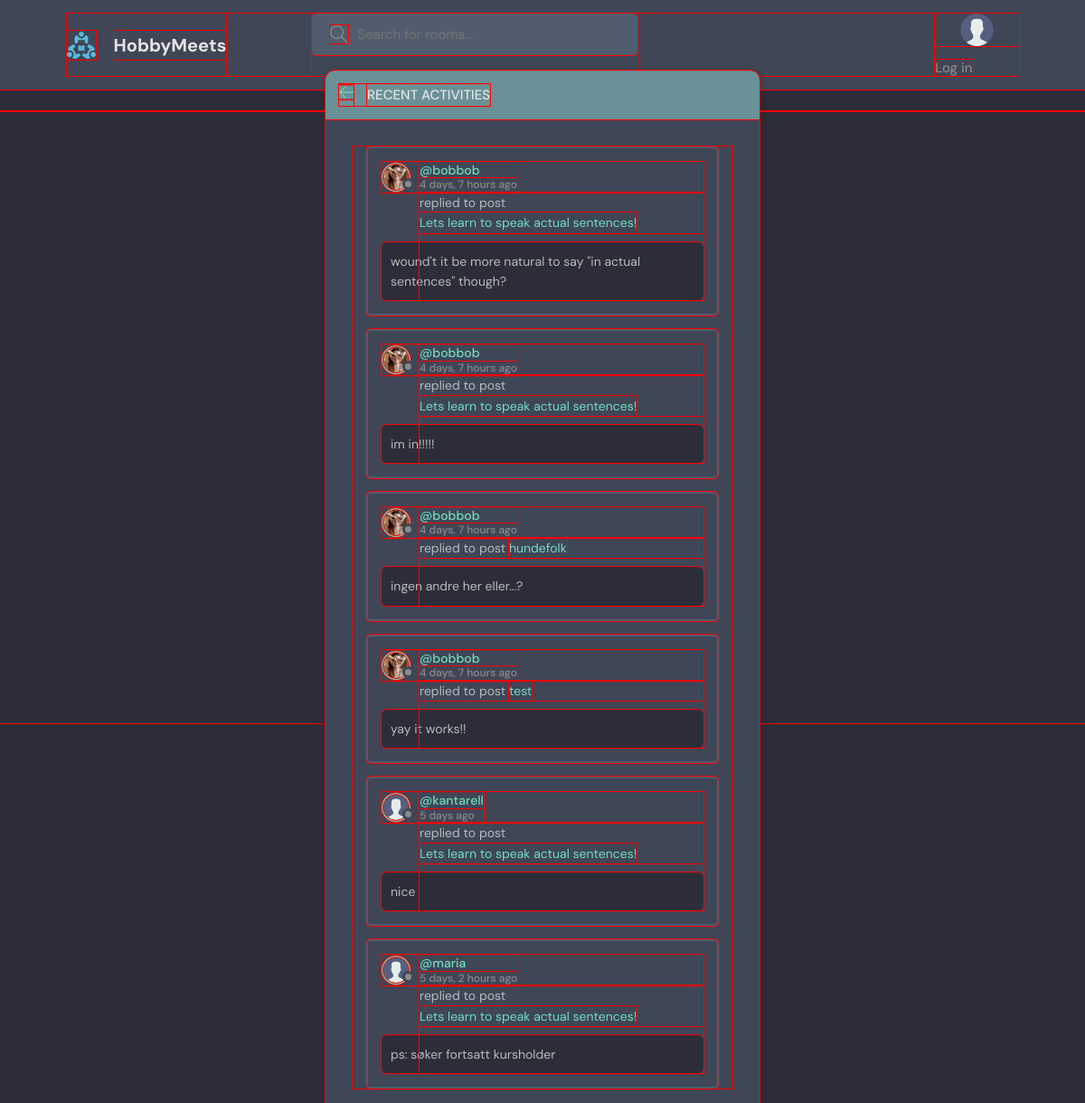
/activity/, run on an earlier commit of the app's database.
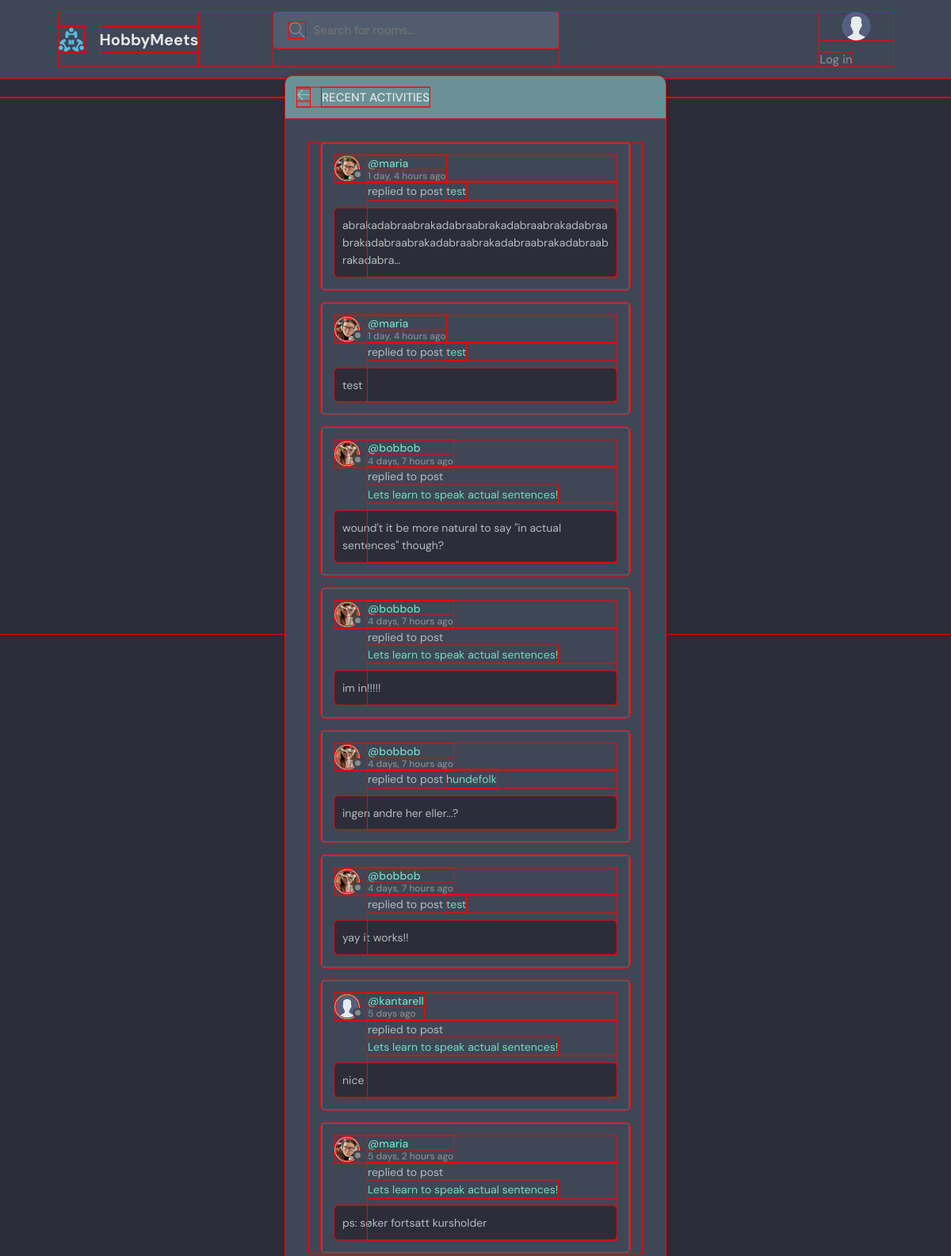
And on a later commit of the database.
### base/models.py (models this page shows, shortened)
class Message(models.Model):
    user = models.ForeignKey(User, on_delete=models.CASCADE) #the user that is posting the message. User class is imported (django.contrib.auth.models)
    room = models.ForeignKey(Room, on_delete=models.CASCADE) #ForeignKey establishes a parent-child relationship with Room, and CASCADE means that when a Room object is deleted, all its children are deleted as well
    body = models.TextField() #leave empty to force users to write message
    updated = models.DateTimeField(auto_now=True) #auto_now takes a snapshot everytime the instance is saved _ Eg. when the room was last updated
    created = models.DateTimeField(auto_now_add=True) #only takes a timestamp when the instance is created - Eg. when the room was created
    class Meta:
        ordering = ['-created'] #the dash means descending order, eg. newest updated / created will be first

class User(AbstractUser):
    name = models.CharField(max_length=200, null=True)
    email = models.EmailField(unique=True, null=True)
    bio = models.TextField(null=True)
    avatar = models.ImageField(null=True, default="avatar.svg") #TODO: fix the avatar to be something more fun, ideally a few that are randomly assigned
    USERNAME_FIELD = 'email' # override orig. User and set email as login info
    REQUIRED_FIELDS = []

class Room(models.Model):
    host = models.ForeignKey(User, on_delete=models.SET_NULL, null=True)
    topic = models.ForeignKey(Topic, on_delete=models.SET_NULL, null=True) #ForeignKey establishes a parent-child relationship with Topic. Need to allow null=True in the db bc of SET_NULL
    name = models.CharField(max_length=200)
    description = models.TextField(null=True, blank=True) # null=True doesn't actually do much as explained here: https://stackoverflow.com/questions/8609192/what-is-the-difference-between-null-true-and-blank-true-in-django
    participants = models.ManyToManyField(User, related_name='participants', blank=True) #more about related_name on Notion/Stackoverflow. Blank=true means you can submit a form without filling everying out
    updated = models.DateTimeField(auto_now=True) #auto_now takes a snapshot everytime the instance is saved _ Eg. when the room was last updated
    created = models.DateTimeField(auto_now_add=True) #only takes a timestamp when the instance is created - Eg. when the room was created
    class Meta:
        ordering = ['-updated', '-created'] #the dash means descending order, eg. newest updated / created will be first
    def __str__(self):
        return self.name #has to be a string!! so if unsire, wrap the retunred val in a str()

### base/views.py (the view)
# urls.py: path('activity/', views.activityPage, name="activity"),
def activityPage(request):
    room_messages = Message.objects.all()
    return render(request, 'base/activity.html', {'room_messages': room_messages})

### base/context_processors.py (called while the page is built)
def globalVars(request):
    topics = Topic.objects.all()
    top_topics = Topic.objects.all()[0:5] #lazy way of making above request work in the template:))
    total_room_count = Room.objects.all().count()
    context = {'topics': topics, 'total_room_count': total_room_count, 'top_topics': top_topics}
    return context

### base/templates/base/activity.html (shortened to what this page needs)
{% extends 'main.html' %}
{% block content %}
    <main class="layout">
      <div class="container">
        <div class="layout__box">
          <div class="layout__boxHeader">
            <div class="layout__boxTitle">
              <a href="{% url 'home' %}">
                <svg version="1.1" xmlns="http://www.w3.org/2000/svg" width="32" height="32" viewBox="0 0 32 32">
                  <title>arrow-left</title>
                  <path
                    d="M13.723 2.286l-13.723 13.714 13.719 13.714 1.616-1.611-10.96-10.96h27.625v-2.286h-27.625l10.965-10.965-1.616-1.607z"
                  ></path>
                </svg>
              </a>
              <h3>Recent Activities</h3>
            </div>
          </div>
          <div class="activities-page layout__body">
          {% for message in room_messages %}
          <div class="activities__box">
            <div class="activities__boxHeader roomListRoom__header">
              <a href="{% url 'user-profile' message.user.id %}" class="roomListRoom__author">
                <div class="avatar avatar--small">
                  <img src="{{message.user.avatar.url}}" />
                </div>
                <p>
                  @{{message.user.username}}
                  <span>{{message.created|timesince}} ago</span>
                </p>
              </a>
            </div>
            <div class="activities__boxContent">
              <p>replied to post <a href="% url 'room' message.room.id %">{{message.room}}</a></p>
              <div class="activities__boxRoomContent">
                {{message.body|truncatechars:100}}
              </div>
            </div>
          </div>
          {% endfor %}
          </div>
        </div>
      </div>
    </main>
    {% endblock content %}

What changed in the data, as far as the page shows it:
added Message: user.avatar (picture), user.username "maria", created "1 day, 4 hours", room "test", body "abrakadabraabrakadabraabrakadabraabrakadabraabrakadabraabrakadabraabrakadabraabrakadabraabrakadabra…"
added Message: user.avatar (picture), user.username "maria", created "1 day, 4 hours", room "test", body "test"
changed through a linked row, Message "ps: søker fortsatt kursholder": user.avatar: picture added in place of a placeholder
